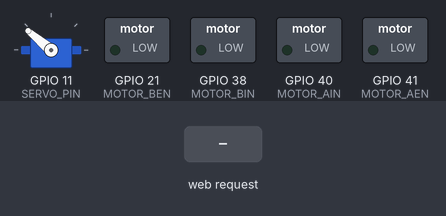
The sketch below on a simulated ESP32-S3. Parts: servo, switched loads named in the sketch (green lamp = pin HIGH). The test bench sets the inputs (shaded band). WiFi joins after 1.5 s; servers stay silent unless stated; what the sketch prints to the serial monitor is not drawn.

Above: at 2.7 s.
2.8 s: HTTP request GET /cmd?move=forward received
At 3.4 s:
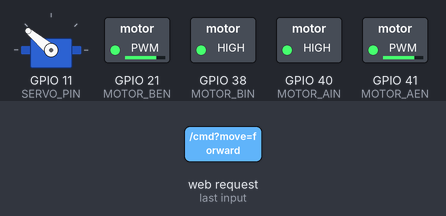
4.3 s: HTTP request GET /cmd?move=backward received
At 5.5 s:
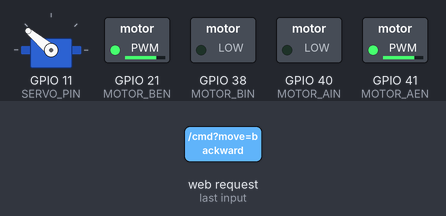
5.8 s: HTTP request GET /cmd?move=left received
At 6.8 s:
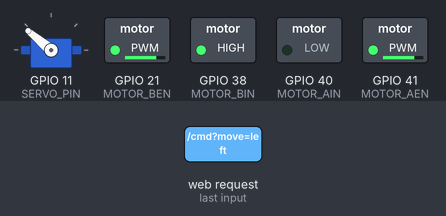
7.3 s: HTTP request GET /cmd?move=right received
At 8.0 s:
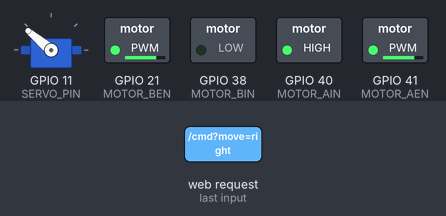
Timing chart, 0 to 9.8 s (numbered marks = the images above; inputs shaded):
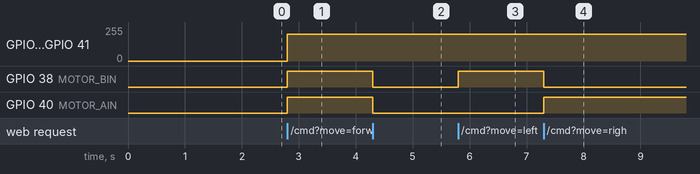

The sketch:

Football_car.ino
```cpp
#include <WiFi.h>
#include <WebServer.h>
#include <ESP32Servo.h>
#include "webpage.h" // Include external webpage HTML code file

// ================= WiFi Configuration =================
const char* ssid = "FKS0008";         // Replace with your WiFi name
const char* password = "88888888";   // Replace with your WiFi password

// ================= Global Objects =================
WebServer server(80); // Create Web server instance, listening on port 80
Servo myServo;        // Create servo object

// ================= Motor Pin Definitions =================
#define MOTOR_AIN 40  // Motor A direction control (left wheel)
#define MOTOR_AEN 41  // Motor A PWM control (left wheel speed)
#define MOTOR_BIN 38  // Motor B direction control (right wheel)
#define MOTOR_BEN 21  // Motor B PWM control (right wheel speed)

// ================= Servo Pin and State =================
const int SERVO_PIN = 11; // Servo signal pin
int servoAngle = 140;      // Initial servo angle (open state)

// ================= Motor Control Functions =================

// Set PWM speed for left and right motors (0-255)
void setMotor(int leftSpeed, int rightSpeed) {
  ledcWrite(MOTOR_AEN, leftSpeed);  // Write left wheel PWM value
  ledcWrite(MOTOR_BEN, rightSpeed); // Write right wheel PWM value
}

// Move forward
void forward(int leftSpeed, int rightSpeed) {
  digitalWrite(MOTOR_AIN, HIGH); // Left wheel forward
  digitalWrite(MOTOR_BIN, HIGH); // Right wheel forward
  setMotor(leftSpeed, rightSpeed);
}

// Move backward
void back(int leftSpeed, int rightSpeed) {
  digitalWrite(MOTOR_AIN, LOW);  // Left wheel reverse
  digitalWrite(MOTOR_BIN, LOW);  // Right wheel reverse
  setMotor(leftSpeed, rightSpeed);
}

// Turn left (left wheel stops, right wheel moves forward)
void left(int leftSpeed, int rightSpeed) {
  digitalWrite(MOTOR_AIN, LOW);  // Left wheel stop
  digitalWrite(MOTOR_BIN, HIGH); // Right wheel forward
  setMotor(leftSpeed, rightSpeed);
}

// Turn right (left wheel moves forward, right wheel stops)
void right(int leftSpeed, int rightSpeed) {
  digitalWrite(MOTOR_AIN, HIGH); // Left wheel forward
  digitalWrite(MOTOR_BIN, LOW);  // Right wheel stop
  setMotor(leftSpeed, rightSpeed);
}

// Stop motors
void stop_Motor() {
  setMotor(0, 0); // Set speed to 0
}


// ================= Web Server Request Handling =================

// Handle control commands
void handleCmd() {
  // Get the "move" value from URL parameters
  String moveCommand = server.arg("move");

  // Execute corresponding actions based on commands
  if (moveCommand == "forward") {
    forward(200, 200);
  }
  else if (moveCommand == "backward") {
    back(200, 200);
  }
  else if (moveCommand == "left") {
    left(200, 200);
  }
  else if (moveCommand == "right") {
    right(200, 200);
  }
  else if (moveCommand == "stop") {
    stop_Motor();
  }
  else if (moveCommand == "claw_open") {
    myServo.write(140);   // Mechanical claw opens (prepare to catch ball or reset)
  }
  else if (moveCommand == "claw_close") {
    myServo.write(90);    // Mechanical claw closes (squeeze soccer ball, trigger shooting action)
  }

  // Return success response to client
  server.send(200, "text/plain", "OK");
}

// ================= Initialization Setup =================
void setup() {
  // Initialize serial monitor with baud rate 115200
  Serial.begin(115200);

  // Set motor direction pins as output mode
  pinMode(MOTOR_AIN, OUTPUT);
  pinMode(MOTOR_BIN, OUTPUT);

  // Configure PWM channels (ESP32 Arduino Core 3.x syntax)
  // Parameters: pin, frequency (1000Hz), resolution (8-bit, i.e., 0-255)
  ledcAttach(MOTOR_AEN, 1000, 8);
  ledcAttach(MOTOR_BEN, 1000, 8);

  // Initialize servo
  myServo.attach(SERVO_PIN);
  myServo.write(servoAngle); // Set initial angle to ensure claw is open upon power-on

  // Start connecting to WiFi
  Serial.print("Connecting to WiFi: ");
  Serial.println(ssid);
  WiFi.begin(ssid, password);

  // Wait for WiFi connection to succeed
  while (WiFi.status() != WL_CONNECTED) {
    delay(500);
    Serial.print(".");
  }

  Serial.println();
  Serial.println("WiFi connected successfully!");
  Serial.print("IP address: ");
  Serial.println(WiFi.localIP()); // Print assigned IP address for webpage access

  // Configure Web server routes
  // When accessing root path "/", send webpage HTML content
  server.on("/", []() {
    server.send_P(200, "text/html; charset=UTF-8", index_html);
  });

  // When accessing "/cmd" path, call handleCmd function to process commands
  server.on("/cmd", handleCmd);

  // When accessing "/distance" path, return ultrasonic ranging data (reserved interface here, returns 0 by default)
  server.on("/distance", []() {
    server.send(200, "text/plain", String(0));
  });

  // Start Web server
  server.begin();
  Serial.println("Web server started!");
}

// ================= Main Loop =================
void loop() {
  // Continuously handle client requests
  server.handleClient();
}
```

webpage.h
```cpp
#ifndef WEBPAGE_H
#define WEBPAGE_H

const char index_html[] PROGMEM = R"rawliteral(
<!DOCTYPE html><html><head>
<meta name="viewport" content="width=device-width,initial-scale=1">
<style>
body{font-family:Arial;text-align:center;background:#f4f4f4;margin:10px}
.card{background:#fff;border-radius:12px;padding:10px;max-width:500px;margin:auto}
.grid{display:grid;grid-template-columns:repeat(3,1fr);gap:10px}
button{height:80px;font-size:22px;border:none;border-radius:12px;color:#fff}
.f{background:#4CAF50}.b{background:#F44336}.l{background:#FF9800}
.r{background:#2196F3}.s{background:#666}.x{background:#009688}.v{background:#9C27B0}
</style></head><body>
<div class="card">
<h2>ESP32S3</h2>
<p>ultrasonic:<span id="d">0</span> cm</p>
<p id="st">Awaiting instructions</p>
<div class="grid">
<button class="v" onclick="cmd('servo_plus')">+</button>
<button class="f" onmousedown="cmd('forward')" onmouseup="cmd('stop')" ontouchstart="cmd('forward')" ontouchend="cmd('stop')">↑</button>
<button class="v" onclick="cmd('servo_minus')">-</button>

<button class="l" onmousedown="cmd('left')" onmouseup="cmd('stop')" ontouchstart="cmd('left')" ontouchend="cmd('stop')">←</button>
<button class="s" onclick="cmd('stop')">■</button>
<button class="r" onmousedown="cmd('right')" onmouseup="cmd('stop')" ontouchstart="cmd('right')" ontouchend="cmd('stop')">→</button>

<button class="x" onclick="cmd('claw_open')">Open</button>
<button class="b" onmousedown="cmd('backward')" onmouseup="cmd('stop')" ontouchstart="cmd('backward')" ontouchend="cmd('stop')">↓</button>
<button class="x" onclick="cmd('claw_close')">Close</button>
</div></div>
<script>
function cmd(c){document.getElementById('st').innerText=c;fetch('/cmd?move='+c);}
setInterval(()=>{fetch('/distance').then(r=>r.text()).then(t=>d.innerText=t);},500);
</script></body></html>
)rawliteral";

#endif
```

Measured:
- after the input at 2.8 s, GPIO 21 (MOTOR_BEN), GPIO 41 (MOTOR_AEN): 0/255 → 199/255 at once; GPIO 38 (MOTOR_BIN), GPIO 40 (MOTOR_AIN): LOW → HIGH at once
- after the input at 4.3 s, GPIO 38 (MOTOR_BIN), GPIO 40 (MOTOR_AIN): HIGH → LOW at once
- after the input at 5.8 s, GPIO 38 (MOTOR_BIN): LOW → HIGH at once
- after the input at 7.3 s, GPIO 38 (MOTOR_BIN): HIGH → LOW at once; GPIO 40 (MOTOR_AIN): LOW → HIGH at once
